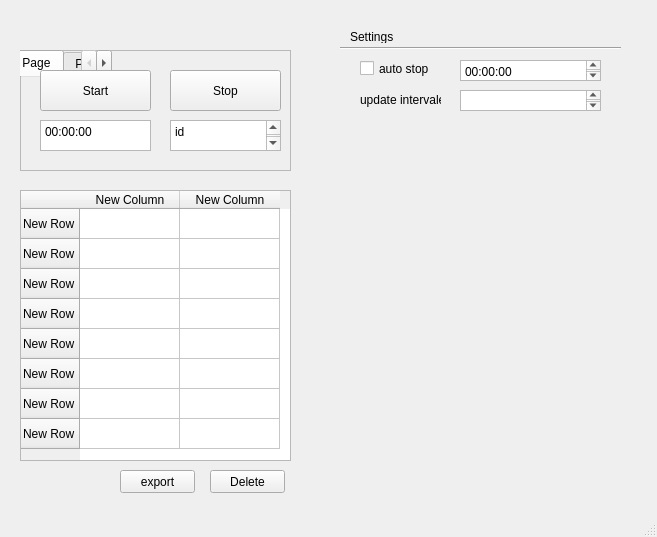
<?xml version="1.0" encoding="UTF-8"?>
<ui version="4.0">
 <class>MainWindow</class>
 <widget class="QMainWindow" name="MainWindow">
  <property name="geometry">
   <rect>
    <x>0</x>
    <y>0</y>
    <width>657</width>
    <height>537</height>
   </rect>
  </property>
  <property name="windowTitle">
   <string>MainWindow</string>
  </property>
  <widget class="QWidget" name="centralwidget">
   <widget class="QFrame" name="frame">
    <property name="geometry">
     <rect>
      <x>20</x>
      <y>50</y>
      <width>271</width>
      <height>121</height>
     </rect>
    </property>
    <property name="frameShape">
     <enum>QFrame::StyledPanel</enum>
    </property>
    <property name="frameShadow">
     <enum>QFrame::Raised</enum>
    </property>
    <widget class="QPushButton" name="pushButton">
     <property name="geometry">
      <rect>
       <x>20</x>
       <y>20</y>
       <width>111</width>
       <height>41</height>
      </rect>
     </property>
     <property name="cursor">
      <cursorShape>ArrowCursor</cursorShape>
     </property>
     <property name="text">
      <string>Start</string>
     </property>
    </widget>
    <widget class="QPushButton" name="pushButton_2">
     <property name="geometry">
      <rect>
       <x>150</x>
       <y>20</y>
       <width>111</width>
       <height>41</height>
      </rect>
     </property>
     <property name="text">
      <string>Stop</string>
     </property>
    </widget>
    <widget class="QPlainTextEdit" name="plainTextEdit">
     <property name="geometry">
      <rect>
       <x>20</x>
       <y>70</y>
       <width>111</width>
       <height>31</height>
      </rect>
     </property>
     <property name="plainText">
      <string>00:00:00</string>
     </property>
    </widget>
    <widget class="QPlainTextEdit" name="plainTextEdit_2">
     <property name="geometry">
      <rect>
       <x>150</x>
       <y>70</y>
       <width>111</width>
       <height>31</height>
      </rect>
     </property>
     <property name="plainText">
      <string>id
</string>
     </property>
    </widget>
    <widget class="QTabWidget" name="tabWidget">
     <property name="geometry">
      <rect>
       <x>-10</x>
       <y>0</y>
       <width>102</width>
       <height>27</height>
      </rect>
     </property>
     <property name="currentIndex">
      <number>0</number>
     </property>
     <widget class="QWidget" name="o">
      <attribute name="title">
       <string>Page</string>
      </attribute>
     </widget>
     <widget class="QWidget" name="tab_4">
      <attribute name="title">
       <string>Page</string>
      </attribute>
     </widget>
    </widget>
    <zorder>tabWidget</zorder>
    <zorder>pushButton</zorder>
    <zorder>pushButton_2</zorder>
    <zorder>plainTextEdit</zorder>
    <zorder>plainTextEdit_2</zorder>
   </widget>
   <widget class="QTableWidget" name="tableWidget">
    <property name="geometry">
     <rect>
      <x>20</x>
      <y>190</y>
      <width>271</width>
      <height>271</height>
     </rect>
    </property>
    <row>
     <property name="text">
      <string>New Row</string>
     </property>
    </row>
    <row>
     <property name="text">
      <string>New Row</string>
     </property>
    </row>
    <row>
     <property name="text">
      <string>New Row</string>
     </property>
    </row>
    <row>
     <property name="text">
      <string>New Row</string>
     </property>
    </row>
    <row>
     <property name="text">
      <string>New Row</string>
     </property>
    </row>
    <row>
     <property name="text">
      <string>New Row</string>
     </property>
    </row>
    <row>
     <property name="text">
      <string>New Row</string>
     </property>
    </row>
    <row>
     <property name="text">
      <string>New Row</string>
     </property>
    </row>
    <column>
     <property name="text">
      <string>New Column</string>
     </property>
    </column>
    <column>
     <property name="text">
      <string>New Column</string>
     </property>
    </column>
   </widget>
   <widget class="QWidget" name="widget" native="true">
    <property name="geometry">
     <rect>
      <x>340</x>
      <y>20</y>
      <width>281</width>
      <height>431</height>
     </rect>
    </property>
    <widget class="QCheckBox" name="checkBox">
     <property name="geometry">
      <rect>
       <x>20</x>
       <y>40</y>
       <width>70</width>
       <height>17</height>
      </rect>
     </property>
     <property name="text">
      <string>auto stop</string>
     </property>
    </widget>
    <widget class="QPlainTextEdit" name="plainTextEdit_3">
     <property name="geometry">
      <rect>
       <x>120</x>
       <y>40</y>
       <width>141</width>
       <height>21</height>
      </rect>
     </property>
     <property name="plainText">
      <string>00:00:00</string>
     </property>
    </widget>
    <widget class="QPlainTextEdit" name="plainTextEdit_4">
     <property name="geometry">
      <rect>
       <x>120</x>
       <y>70</y>
       <width>141</width>
       <height>21</height>
      </rect>
     </property>
    </widget>
    <widget class="QLabel" name="label">
     <property name="geometry">
      <rect>
       <x>20</x>
       <y>70</y>
       <width>81</width>
       <height>20</height>
      </rect>
     </property>
     <property name="text">
      <string>update intervale</string>
     </property>
    </widget>
    <widget class="QLabel" name="label_2">
     <property name="geometry">
      <rect>
       <x>10</x>
       <y>10</y>
       <width>47</width>
       <height>13</height>
      </rect>
     </property>
     <property name="text">
      <string>Settings</string>
     </property>
    </widget>
    <widget class="Line" name="line">
     <property name="geometry">
      <rect>
       <x>0</x>
       <y>20</y>
       <width>281</width>
       <height>16</height>
      </rect>
     </property>
     <property name="orientation">
      <enum>Qt::Horizontal</enum>
     </property>
    </widget>
   </widget>
   <widget class="QPushButton" name="pushButton_3">
    <property name="geometry">
     <rect>
      <x>210</x>
      <y>470</y>
      <width>75</width>
      <height>23</height>
     </rect>
    </property>
    <property name="text">
     <string>Delete</string>
    </property>
   </widget>
   <widget class="QPushButton" name="pushButton_4">
    <property name="geometry">
     <rect>
      <x>120</x>
      <y>470</y>
      <width>75</width>
      <height>23</height>
     </rect>
    </property>
    <property name="text">
     <string>export</string>
    </property>
   </widget>
  </widget>
  <widget class="QMenuBar" name="menubar">
   <property name="geometry">
    <rect>
     <x>0</x>
     <y>0</y>
     <width>657</width>
     <height>21</height>
    </rect>
   </property>
  </widget>
  <widget class="QStatusBar" name="statusbar"/>
 </widget>
 <resources/>
 <connections/>
</ui>
